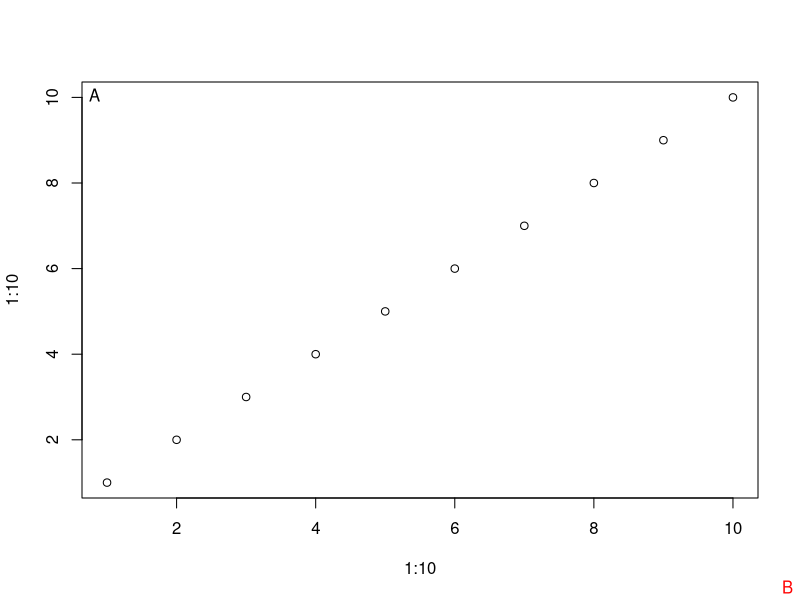

The R script that drew this image:
library(plotrix)


### Name: corner.label
### Title: Find corner locations and optionally display a label
### Aliases: corner.label
### Keywords: aplot

### ** Examples

 plot(1:10,1:10)
 corner.label("A")
 corner.label(x=1,y=1)
 corner.label("B",y=-1,x=1,figcorner=TRUE,col="red")
